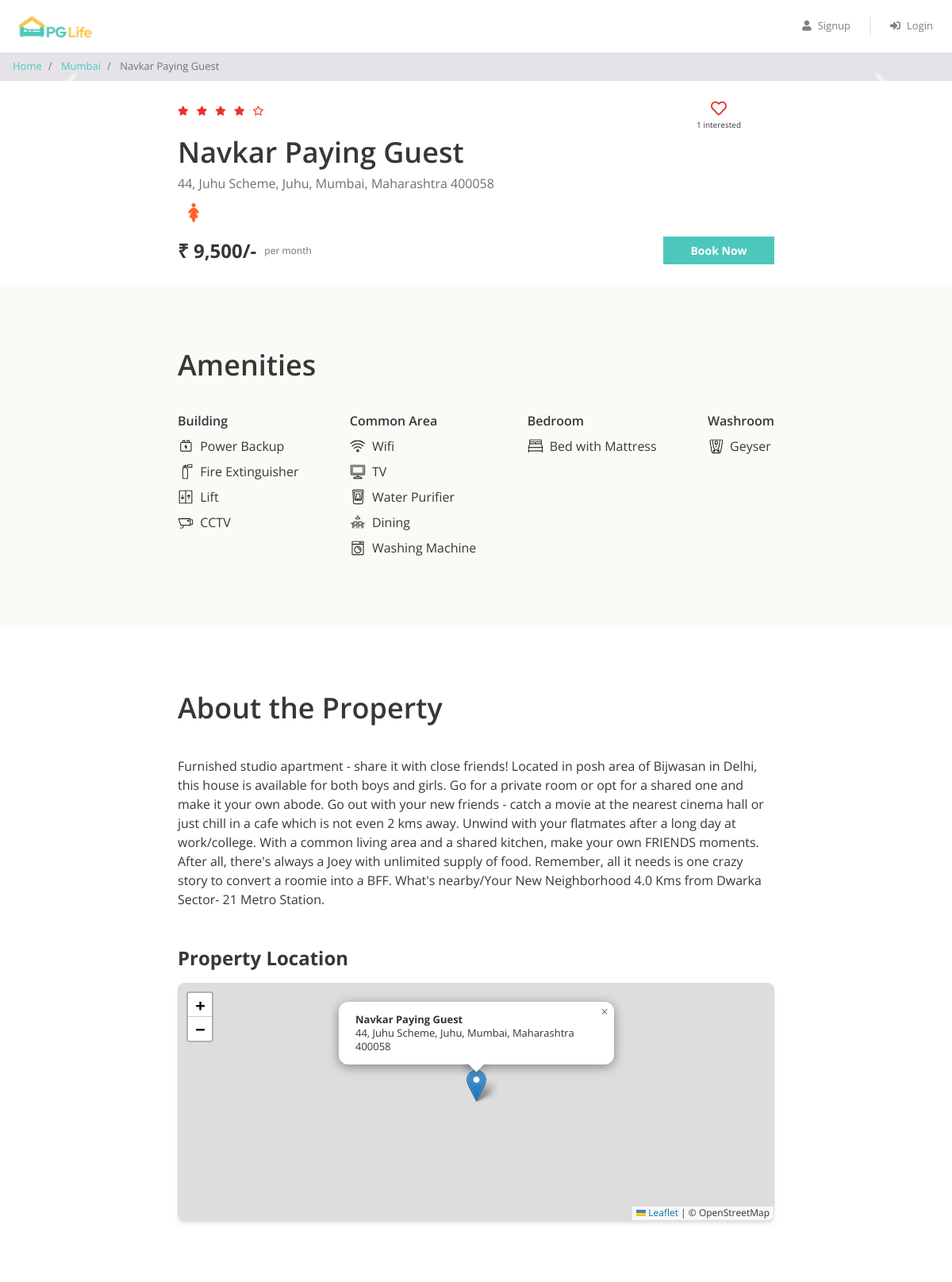
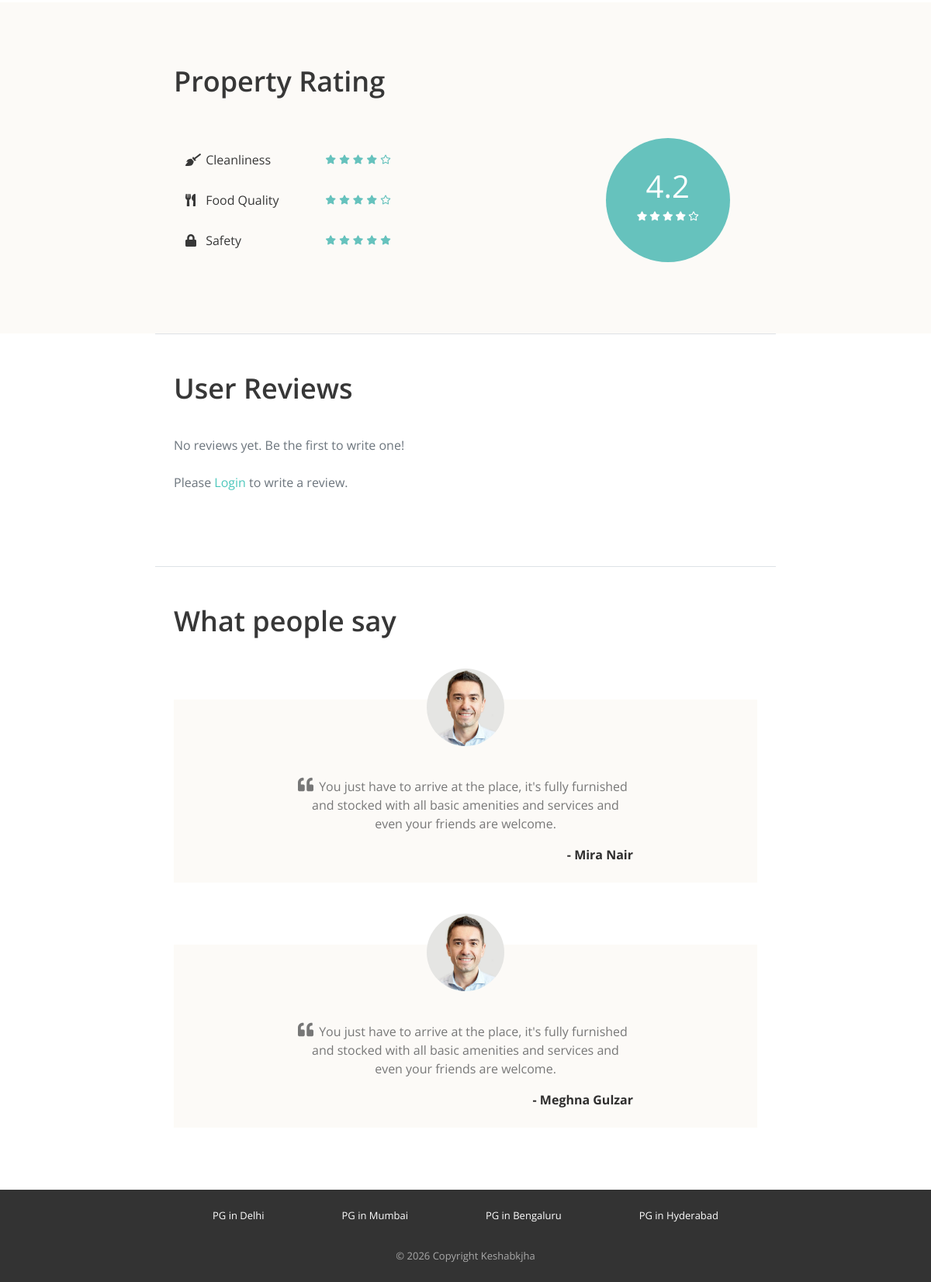
Before: /property_detail.php?property_id=3 with the older database file (2 pictures, top to bottom).
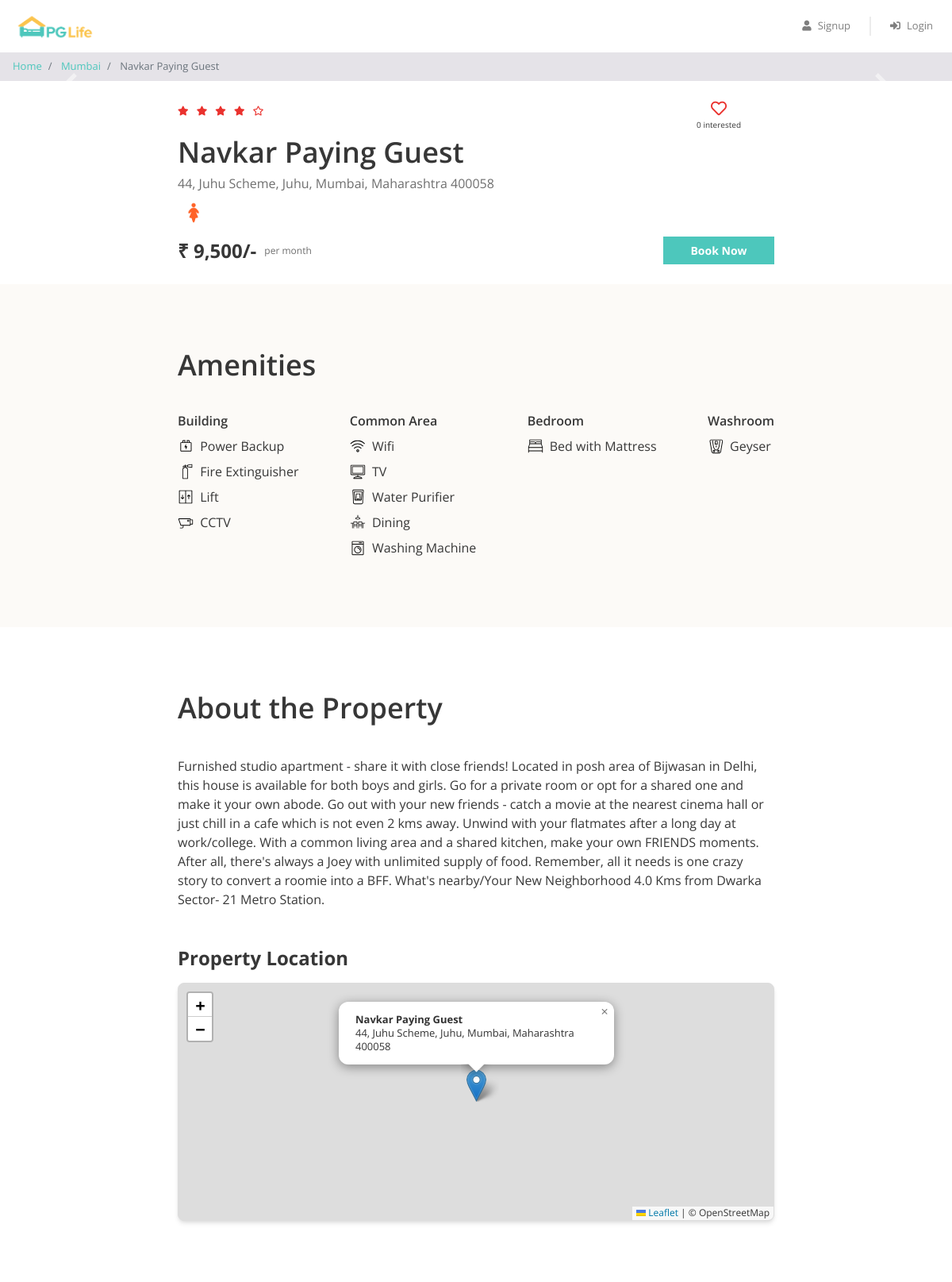
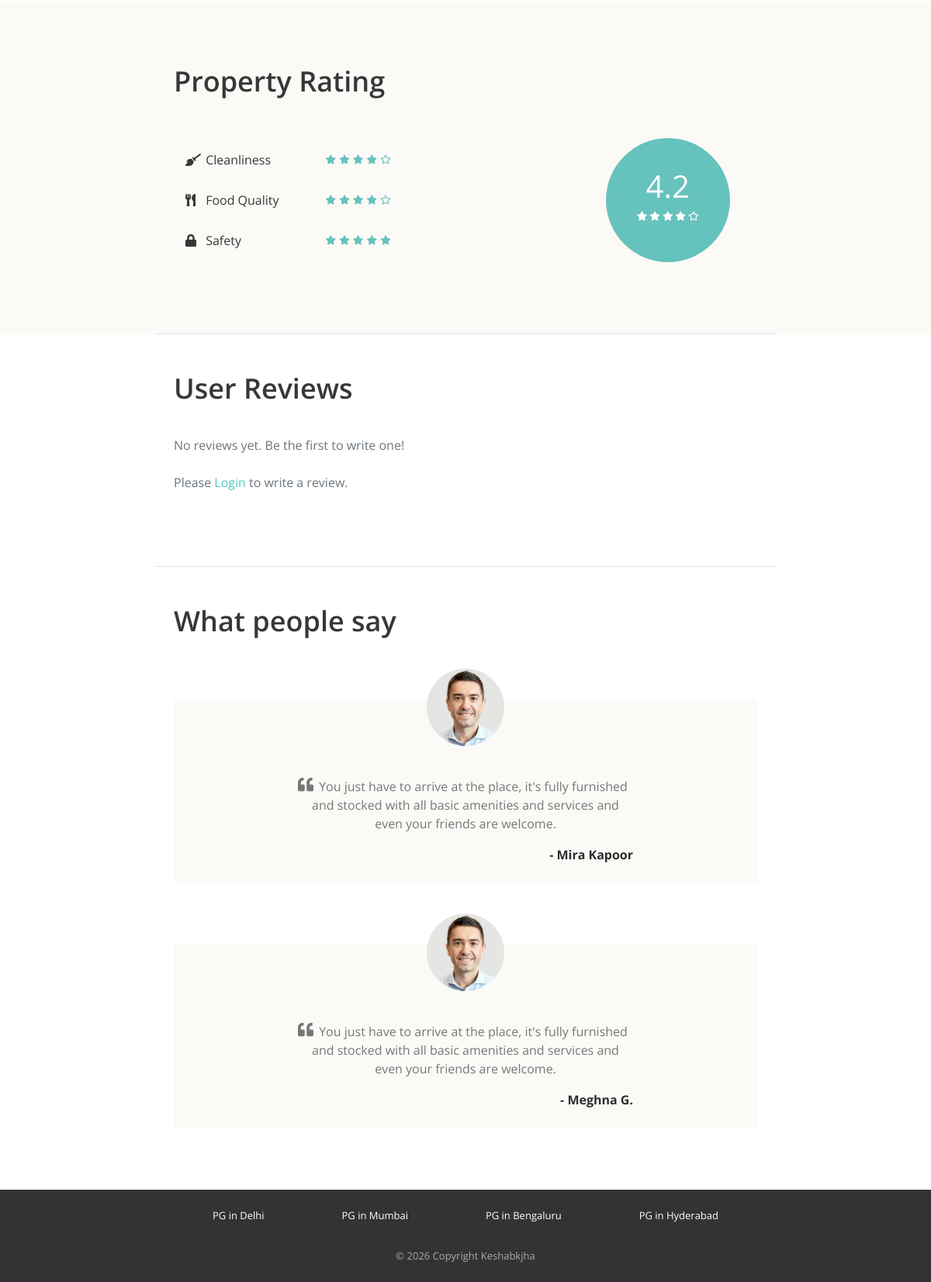
After: the same page with the newer database file (2 pictures, top to bottom).
### tables this page shows
CREATE TABLE `properties` (
  `id` int(11) NOT NULL,
  `city_id` int(11) NOT NULL,
  `name` varchar(150) NOT NULL,
  `address` varchar(255) NOT NULL,
  `description` longtext NOT NULL,
  `gender` enum('male','female','unisex') NOT NULL,
  `rent` int(11) NOT NULL,
  `rating_clean` float(2,1) NOT NULL,
  `rating_food` float(2,1) NOT NULL,
  `rating_safety` float(2,1) NOT NULL
);

CREATE TABLE `cities` (
  `id` int(11) NOT NULL,
  `name` varchar(150) NOT NULL
);

CREATE TABLE `amenities` (
  `id` int(11) NOT NULL,
  `name` varchar(150) NOT NULL,
  `type` varchar(150) NOT NULL,
  `icon` varchar(50) NOT NULL
);

CREATE TABLE `testimonials` (
  `id` int(11) NOT NULL,
  `property_id` int(11) NOT NULL,
  `user_name` varchar(150) NOT NULL,
  `content` longtext NOT NULL
);

### property_detail.php (the view, shortened to what the rows shown need)
<?php
    require("includes/database_connect.php");
    $property_id = isset($_GET['property_id']) ? (int)$_GET['property_id'] : 0;
    $sql_1 = "SELECT *, p.id AS property_id, p.name AS property_name, c.name AS city_name
                FROM properties p
                INNER JOIN cities c
                ON p.city_id = c.id
                WHERE p.id = ?";
    $stmt_1 = mysqli_prepare($conn, $sql_1);
    mysqli_stmt_bind_param($stmt_1, "i", $property_id);
    mysqli_stmt_execute($stmt_1);
    $result_1 = mysqli_stmt_get_result($stmt_1);
    $property = mysqli_fetch_assoc($result_1);
    $sql_2 = "SELECT * FROM testimonials WHERE property_id = ?";
    $stmt_2 = mysqli_prepare($conn, $sql_2);
    mysqli_stmt_bind_param($stmt_2, "i", $property_id);
    mysqli_stmt_execute($stmt_2);
    $result_2 = mysqli_stmt_get_result($stmt_2);
    $testimonials = mysqli_fetch_all($result_2, MYSQLI_ASSOC);
    $sql_3 = "SELECT a.*
                FROM amenities a
                INNER JOIN properties_amenities pa ON a.id = pa.amenity_id
                WHERE pa.property_id = ?";
    $stmt_3 = mysqli_prepare($conn, $sql_3);
    mysqli_stmt_bind_param($stmt_3, "i", $property_id);
    mysqli_stmt_execute($stmt_3);
    $result_3 = mysqli_stmt_get_result($stmt_3);
    $amenities = mysqli_fetch_all($result_3, MYSQLI_ASSOC);
?>
<!DOCTYPE html>
<html lang="en">
<head>
    <?php
        include "includes/head_links.php";
    ?>
    <link rel="stylesheet" href="https://unpkg.com/leaflet@1.9.4/dist/leaflet.css"/>
    <link href="css/property_detail.css" rel="stylesheet" />
</head>
<body>
    <nav aria-label="breadcrumb">
        <ol class="breadcrumb py-2">
            <li class="breadcrumb-item">
                <a href="home.php">Home</a>
            </li>
            <li class="breadcrumb-item">
                <a href="property_list.php?city=<?= urlencode($property['city_name']); ?>"><?= htmlspecialchars($property['city_name']); ?></a>
            </li>
            <li class="breadcrumb-item active" aria-current="page">
                <?= htmlspecialchars($property['property_name']); ?>
            </li>
        </ol>
    </nav>
    <div class="property-summary page-container">
        <div class="detail-container">
            <div class="property-name"><?= htmlspecialchars($property['property_name'])?></div>
            <div class="property-address"><?= htmlspecialchars($property['address'])?></div>
            <div class="property-gender">
                <?php
                    if($property['gender'] == "male") {
                ?>
                    <img src="img/male.png" alt="Male Only" />
                <?php
                    } elseif ($property['gender'] == "female") {
                ?>
                    <img src="img/female.png" alt="Female Only" />
                <?php
                    } else {
                ?>
                    <img src="img/unisex.png" alt="Unisex" />
                <?php
                    }
                ?>
            </div>
        </div>
        <div class="row no-gutters">
            <div class="rent-container col-6">
                <div class="rent">₹ <?= number_format($property['rent']); ?>/-</div>
                <div class="rent-unit">per month</div>
            </div>
        </div>
    </div>
    <div class="property-amenities">
        <div class="page-container">
            <h1>Amenities</h1>
            <div class="row justify-content-between">
                <div class="col-md-auto">
                    <?php
                        foreach ($amenities as $amenity) {
                            if($amenity['type'] == "Building") {
                    ?>
                        <div class="amenity-container">
                            <img src="img/amenities/<?= $amenity['icon'] ?>.svg" alt="<?= htmlspecialchars($amenity['name']) ?>">
                            <span><?= htmlspecialchars($amenity['name']) ?></span>
                        </div>
                    <?php
                            }
                        }
                    ?>
                </div>
                <div class="col-md-auto">
                    <?php
                        foreach($amenities as $amenity) {
                            if( $amenity['type'] == "Common Area") {
                    ?>
                    <div class="amenity-container">
                        <img src="img/amenities/<?= $amenity['icon'] ?>.svg" alt="<?= htmlspecialchars($amenity['name']) ?>">
                        <span><?= htmlspecialchars($amenity['name']) ?></span>
                    </div>
                    <?php
                            }
                        }
                    ?>
                </div>
                <div class="col-md-auto">
                    <?php
                        foreach ($amenities as $amenity) {
                            if ($amenity['type'] == "Bedroom") {
                    ?>
                    <div class="amenity-container">
                        <img src="img/amenities/<?= $amenity['icon'] ?>.svg" alt="<?= htmlspecialchars($amenity['name']) ?>">
                        <span><?= htmlspecialchars($amenity['name']) ?></span>
                    </div>
                    <?php
                            }
                        }
                    ?>
                </div>
                <div class="col-md-auto">
                    <?php
                        foreach ($amenities as $amenity) {
                            if ($amenity['type'] == "Washroom") {
                    ?>
                    <div class="amenity-container">
                        <img src="img/amenities/<?= $amenity['icon'] ?>.svg" alt="<?= htmlspecialchars($amenity['name']) ?>">
                        <span><?= htmlspecialchars($amenity['name']) ?></span>
                    </div>
                    <?php
                            }
                        }
                    ?>
                </div>
            </div>
        </div>
    </div>
    <div class="property-about page-container">
        <h1>About the Property</h1>
        <p><?= htmlspecialchars($property['description']) ?></p>
        <h4 class="mt-5 font-weight-bold">Property Location</h4>
        <div id="map" class="mt-3" style="height: 300px; border-radius: 8px; box-shadow: 0 4px 6px -1px rgba(0,0,0,0.1), 0 2px 4px -1px rgba(0,0,0,0.06); border: 1px solid #ddd;"></div>
    </div>
    <div class="property-rating">
        <div class="page-container">
            <h1>Property Rating</h1>
            <div class="row align-items-center justify-content-between">
                <div class="col-md-4">
                    <div class="rating-circle">
                        <?php
                            $total_rating = ($property['rating_clean'] + $property['rating_food'] +$property['rating_safety']) / 3;
                            $total_rating = round($total_rating,1);
                        ?>
                        <div class="total-rating"><?= $total_rating ?></div>
                        <div class="rating-circle-star-container">
                            <?php
                                $rating = $total_rating;
                                for ($i = 0; $i < 5; $i++) {
                                    if($rating >= $i + 0.8) {
                            ?>
                                <i class="fas fa-star"></i>
                            <?php
                                } elseif ($rating >= $i + 0.3) {
                            ?>
                                <i class="fas fa-star-half-alt"></i>
                            <?php
                                } else {
                            ?>
                                <i class="far fa-star"></i>
                            <?php
                                    }
                                }
                            ?>
                        </div>
                    </div>
                </div>
            </div>
        </div>
    </div>
    <div class="property-reviews page-container border-top pt-5">
        <h1>User Reviews</h1>
    </div>
    <div class="property-testimonials page-container border-top pt-5">
        <h1>What people say</h1>
        <?php
            foreach ($testimonials as $testimonial) {
        ?>
        <div class="testimonial-block">
            <div class="testimonial-image-container">
                <img class="testimonial-img" src="img/man.png" alt="Testimonial user">
            </div>
            <div class="testimonial-text">
                <i class="fa fa-quote-left" aria-hidden="true"></i>
                <p><?= htmlspecialchars($testimonial['content']); ?></p>
            </div>
            <div class="testimonial-name">- <?= htmlspecialchars($testimonial['user_name']); ?></div>
        </div>
        <?php
            }
        ?>
    </div>
</body>
</html>

Changed rows visible on the page:
changed testimonials: user_name "Mira Nair" → "Mira Kapoor"
changed testimonials: user_name "Meghna Gulzar" → "Meghna G."
Other visible differences:
$interested_users_count: "1" → "0"
